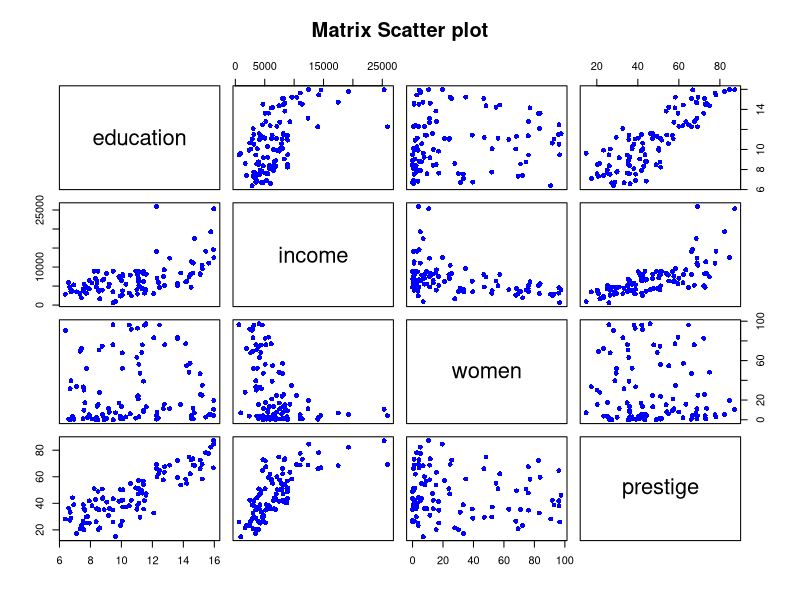

Write R code to recreate this figure.
#
# 2.1 다중 선형 회귀 분석 ( Multiple linear regression analysis )
#
# 다중 선형 회귀 모델 : 여러개의 독립변수를 다루는 회귀모델,
#                       어떤 결과에 영향을 미치는 요인이 하나이기 보다는
#                       여러개인 경우가 대부분이기 때문에
#                       다중 선형 회귀 분석(모델)에 대한 이해는 중요
#
# 회귀식 : y=W1X1+W2X2+.....+WnXn+b
#
# 독립변수가 n개인 다중 선형 회귀에서 주어진 자료를 이용해 
# W1, W2, W3, ...., Wn, b의 값을 알아내는 회귀모델
#
# R에서 다중 선형 회귀 모델 생성에도 lm()함수 사용
library(tidyverse)
library(car)

str(Prestige)
head(Prestige)
# education : 교육 연수 ( 독립 ), income : 연봉 ( 종속 ), 
# women : 여성 비율 ( 독립 ), prestige : 직군에 대한 평판 ( 독립 )
newdata <- Prestige[,c(1:4)]
head(newdata)
plot(newdata,pch=16, col='blue',
     main='Matrix Scatter plot')

c <- data.frame(Prestige$education,
                  Prestige$income,
                  Prestige$women,
                  Prestige$prestige)

cor(c)

# 다중 선형 회귀 모델
model <- lm(income~education+prestige+women, data=newdata)
model

# 회귀 모델의 결과를 이용한 회귀식
income=177.2*newdata$education+141.4*newdata$prestige-50.9*newdata$women-253.8

income

# 다중 선형 회귀 모델에 대한 값 확인
coef(model)                    # 매개변수 (계수) 값 확인 - Wn, b값
fitted(model)                  # 훈련 집합에 있는 샘플에 대한 예측값
residuals(model)               # 잔차
deviance(model)                # 잔차 제곱합
deviance(model)/length(model)  # 평균제곱오차(MSE)

# 생성된 다중 선형 회귀 모델에 대한 요약
summary(model)

#  
# 다중 선형 회귀 모델에서 변수 선택
# : 종속변수를 설명하는 데 도움이 되는 독립변수가 다수 존재한다.
#   그런데 모든 독립변수가 종속변수를 설명하는 데 동일하게 기여하는 것은 아니다.
#   어떤 변수는 기여도가 높고 어떤 변수는 기여도가 낮다.
#   
#  기여도가 낮거나 거의 없는 변수들은 모델에서 제외하는 것이 좋다.
#  적은 변수를 이용해 현실을 잘 설명할 수 있는 것이 좋은 모델이기 때문이다.
#
# R에서 모델에 기여하는 변수들을 선별할 수 있는 stepAIC() 함수 제공
newdata2 <- Prestige[,c(1:5)]
model2 <- lm(income~.,data=newdata2)
summary(model2)

library(MASS)

model3 <- stepAIC(model2)
model3

summary(model2)
summary(model3)

#
# Linear Regression ( 선형 회귀 ) -> 예측
# Logistic Regression (로지스틱 회귀 ) -> 분류 ( classification )
#
#
# 2.2 로지스틱 회귀 분석 ( Logistic Regression Analysis )
# 
# 회귀모델에서 종속변수의 값의 형태가 범주형 값인 경우를 다루기 위해서 만들어진 통계적 모델
# 
# 주어진 데이터로부터 어떤 범주를 예측하는 분야를 회귀와 구분하여 
# 분류(classification)라 하고 분류 문제를 회귀 방법으로 해결하고자 개발되 회귀 분석
#
# 로지스틱 회귀도 기본적으로 회귀기법이기 때문에 종속변수는 숫자로 표현되어야 한다.
#
# 예) YES와 NO는 0과 1로 변환
#     setosa, versicolor, verginica는 1,2,3과 같이 숫자로 바꾼 후에 로지스틱 회귀 적용
#
iris.new <- iris
# 범주형 자료를 정수로 변환
iris.new$Species <- as.integer(iris.new$Species)
head(iris.new)
tail(iris.new)

# 로지스틱 회귀모델 생성
iris_model <- glm(Species~.,data=iris.new)
iris_model

# 매개변수 확인
coef(iris_model)

# 로지스틱 회귀 모델 요약
summary(iris_model)

# 로지스틱 회귀 모델을 통한 분류
unknown <- data.frame(rbind(c(5.1,3.5,1.4,0.2)))
names(unknown) <- names(iris)[1:4]
unknown

t= 1.18649525 + (-0.11190585*5.1) +(-0.04007949*3.5) + (0.22864503*1.4) +(0.60925205*0.2)
t

pred <- predict(iris_model,unknown)   # 품좀예측
pred

round(pred,0) # 예측 결과 (소수 첫째 자리에서 반올림)

# 예측값에 대한 실제 품종 이름 알아보기
pred <- round(pred,0)
# levels( ) : 팩터 타입의 자료에 대한 어떤 종류 값인지 출력
levels(iris$Species)[pred]

# 다수 데이터에 대한 예측
test <- iris[,1:4]

pred <- predict(iris_model, test)
pred <- round(pred,0)
pred

# 예측 정확도 확인
answer <- as.integer(iris$Species)
pred==answer
acc <- mean(pred==answer)
acc
#
#
#
#
#